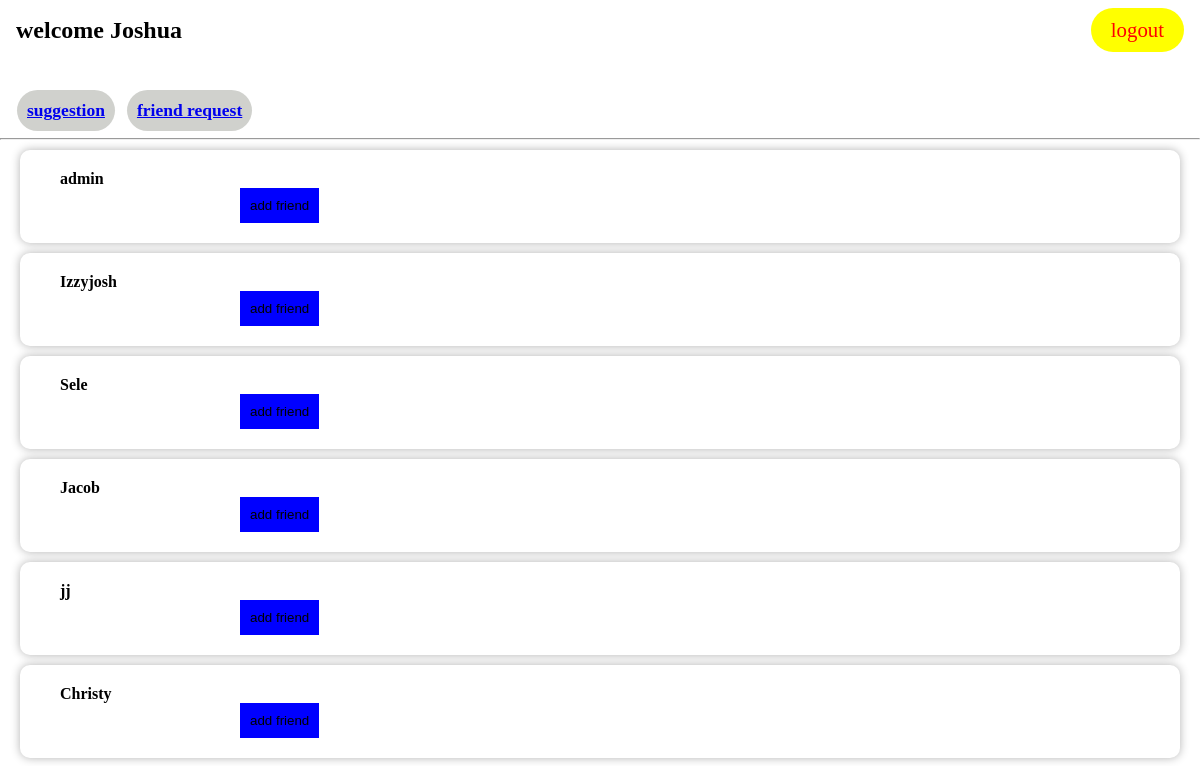
The app's page / (signed in), older data.
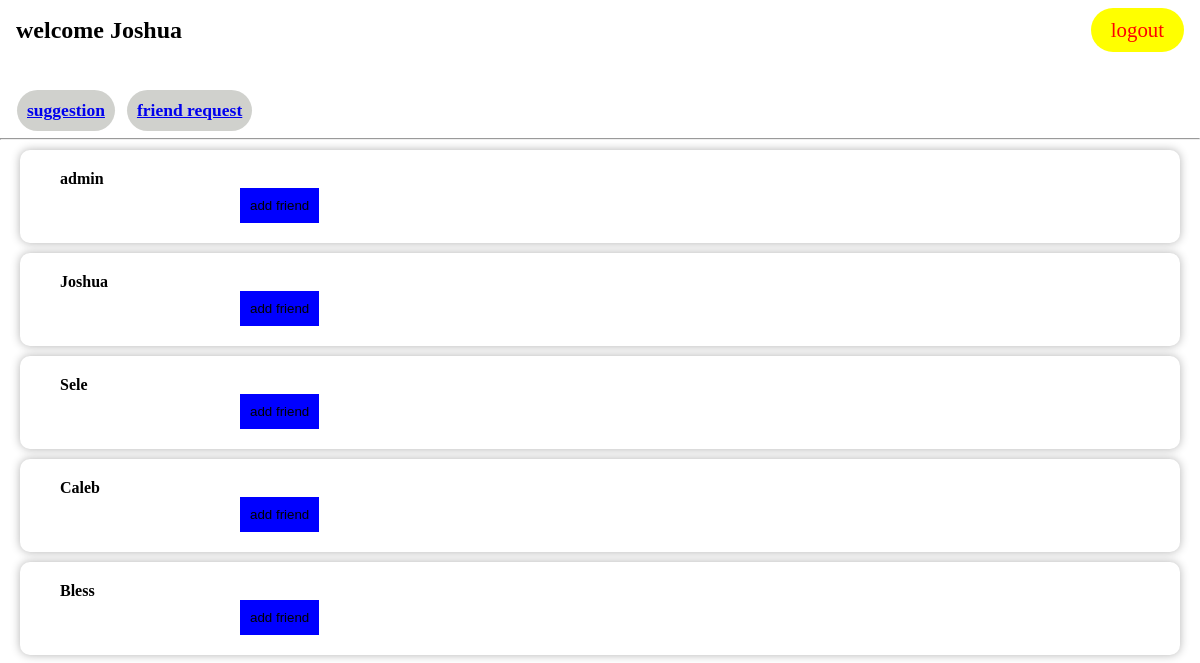
The same page, newer data.
### account/models.py (models this page shows, shortened)
class MyUser(AbstractUser):
    id = models.UUIDField(
            primary_key=True,
            default=uuid.uuid4,
            editable=False,)
    username = models.CharField(max_length=50,unique=True)
    email = models.EmailField(unique=True)
    contact = models.IntegerField(blank=True,null=True)
    friends = models.ManyToManyField('self',symmetrical=False)
    USERNAME_FIELD = 'username'
    REQUIRED_FIELDS = ["email"]

### main/views.py (the view)
# urls.py: path("",views.home,name="home"),
@login_required
def home(request):
    suggestions = User.objects.all()
    friends = User.objects.get(username=request.user.username).friends.all()
    context = {
            "suggestions":suggestions,
            "friends":friends,
            }
    return render(request,"home.html",context)

### templates/home.html (shortened to what this page needs)
<!DOCTYPE html>
<html lang="en">
<head>
</head>
<body>
    <header>
        <nav class="nav-links">
            <h2>welcome Joshua</h2>
	    <a href="{% url 'account:logout'%}">logout</a>
        </nav>
        <div class="main">
		<h3><a href="{% url 'main:home' %}">suggestion</a></h3>
		<h3><a href="{% url 'main:allrequest' %}">friend request</a></h3>
        </div>
    </header>
    <br>
    <hr>
    <main>
	    {% for suggestion in suggestions%}
	    {% if suggestion not in friends%}
        <div class="suggestion" id="added">
		<h4>{{suggestion.username}}</h4>
		<a href="{% url 'main:request' suggestion.pk%}"><button onclick="remove()" >add friend</button></a>
        </div>
	{%endif%}
	{% endfor %}
    </main>
</body>
</html>

### templates/home.html (style rules this page uses)
* { margin: 0; padding: 0; box-sizing: border-box; }
.nav-links { display: flex; justify-content: space-between; align-items: center; padding: 0.5em 1em; color: black; }
.nav-links a { text-decoration: none; font-size: 1.3em; color: red; background: yellow; border-radius: 50px; padding: 10px 20px; }
.main { justify-content: space-between; background:white; border: blue; padding: 2em 1em; font-size: 15px; }
.main h3 { background: #D0D1CD; float: left; margin: 0 10px 0 2px; border-radius: 50px; padding: 10px 10px; }
.suggestion { box-shadow: hsl(0,0%,70%) 0 0 10px; border-radius: 10px; margin: 10px 20px; padding: 20px; }
.suggestion h4 { margin-left: 20px; }
.suggestion a { margin-left: 200px; }
button { background: blue; padding: 10px; border: none; }

Row changes from the older to the newer data that the page shows:
removed MyUser: username "Izzyjosh"
removed MyUser: username "Jacob"
removed MyUser: username "jj"
removed MyUser: username "Christy"
added MyUser: username "Joshua"
added MyUser: username "Caleb"
added MyUser: username "Bless"
